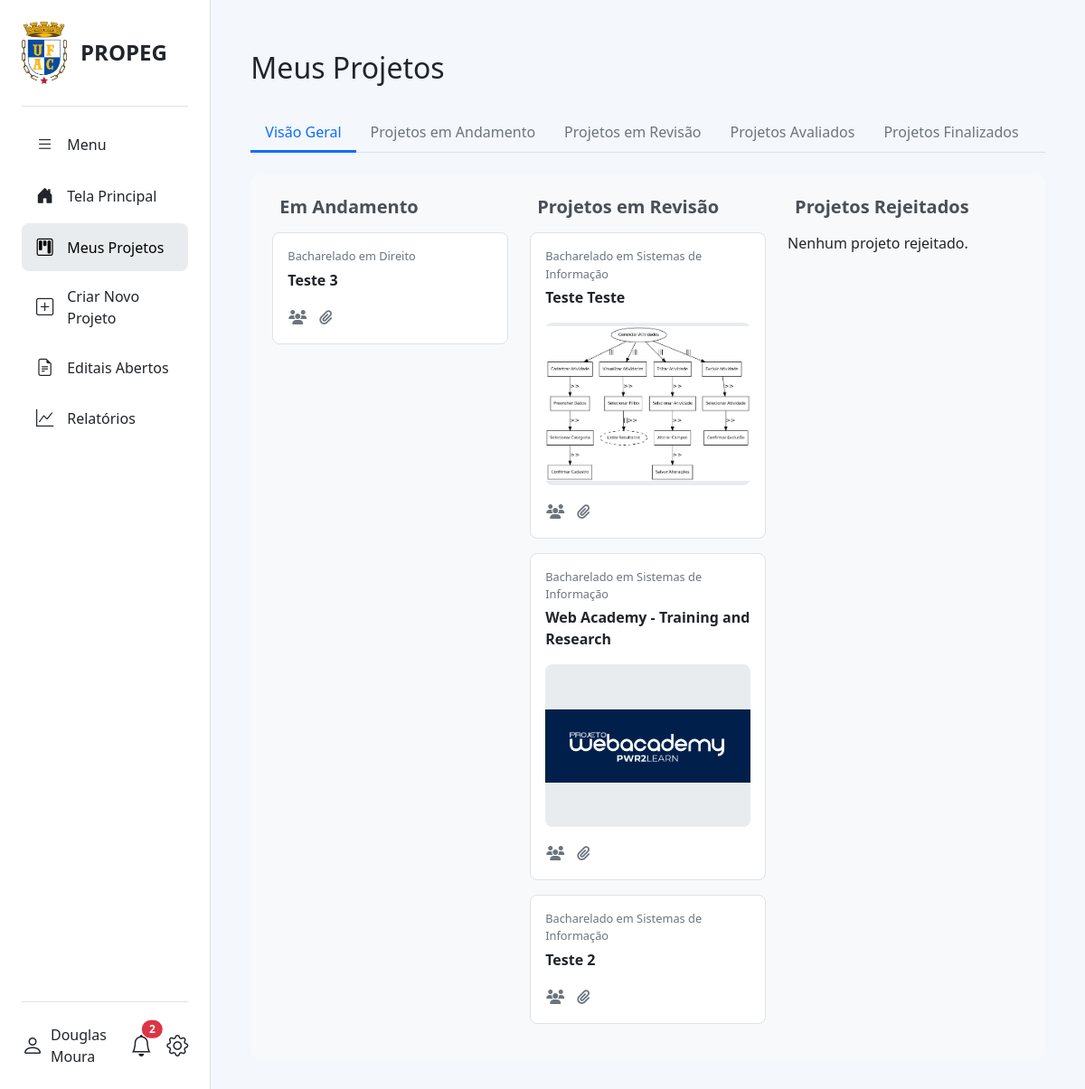
The app's page /projetos/projetos/meusprojetos/ (signed in) with its own data.
### projetos_institucionais/models.py (models this page shows, shortened)
class Usuario(AbstractUser):
    PERFIL_CHOICES = (
        ('coordenador', 'Coordenador'),
        ('aluno', 'Aluno'),
        ('gestor', 'Gestor'),
    )
    STATUS_CHOICES = (
        ('pendente', 'Pendente'),
        ('ativo', 'Ativo'),
        ('inativo', 'Inativo'),
    )
    status = models.CharField(
        max_length=20,
        choices=STATUS_CHOICES,
        default='pendente',
        verbose_name='Status',
    )
    USERNAME_FIELD = 'cpf'
    REQUIRED_FIELDS = ['username', 'first_name', 'last_name', 'email']
    cpf = models.CharField(max_length=14, unique=True, verbose_name="CPF")
    email = models.EmailField(unique=True)
    telefone = models.CharField(max_length=20, blank=True, null=True)
    perfil = models.CharField(max_length=20, choices=PERFIL_CHOICES)
    regime_trabalho = models.CharField(max_length=3, blank=True, null=True, verbose_name="Regime de Trabalho")
    is_active = models.BooleanField(default=False, verbose_name="Ativo", help_text="Marque esta opção para ativar a conta do usuário.")
    curso = models.ForeignKey(
        'CursoGraduacao',
        on_delete=models.SET_NULL,
        null=True,
        blank=True,
        verbose_name="Curso de Graduação",
    )
    endereco = models.OneToOneField(
        'Endereco',
        on_delete=models.SET_NULL,
        null=True,
        blank=True
    )
    titulacao = models.ForeignKey(
        'Titulacao',
        on_delete=models.SET_NULL,
        null=True,
        blank=True,
        verbose_name="Titulação"
    )
    centro_lotacao = models.ForeignKey(
        'CentroLotacao',
        on_delete=models.SET_NULL,
        null=True,
        blank=True,
        verbose_name="Centro de Lotação"
    )
    objects = UsuarioManager()

class Projeto(models.Model):
    STATUS_CHOICES = [
        ('rascunho', 'Rascunho'),
        ('submetido', 'Submetido'),
        ('aguardando_conselho', 'Aguardando aprovação do conselho'),
        ('aprovado', 'Aprovado'),
        ('reprovado', 'Reprovado'),
        ('em_andamento', 'Em andamento'),
        ('aguardando_encerramento', 'Aguardando Encerramento'),
        ('encerrado', 'Encerrado'),
    ]
    titulo = models.CharField(max_length=255, blank=True, null=True)
    descricao = models.TextField(verbose_name="Descrição", blank=True, null=True)
    resumo = models.TextField(blank=True, null=True)
    introducao = models.TextField(verbose_name="Introdução", blank=True, null=True)
    objetivos = models.TextField(blank=True, null=True)
    metodologia = models.TextField(blank=True, null=True)
    resultados = models.TextField(blank=True, null=True)
    referencias = models.TextField(blank=True, null=True)
    data_inicio = models.DateField(verbose_name="Data de Início", blank=True, null=True)
    data_fim = models.DateField(verbose_name="Data de Fim", blank=True, null=True)
    status = models.CharField(max_length=30, choices=STATUS_CHOICES, default='rascunho')
    valor_fomento = models.DecimalField(max_digits=10, decimal_places=2, null=True, blank=True)
    etica_obrigatoria = models.BooleanField(default=False, verbose_name="Envolve Aspectos Éticos?", blank=True, null=True)
    eh_docente = models.BooleanField(default=False, verbose_name="É docente?", blank=True, null=True)
    eh_pesquisador = models.BooleanField(default=False, verbose_name="É pesquisador?", blank=True, null=True)
    eh_pesquisador_visitante = models.BooleanField(default=False, verbose_name="É pesquisador visitante?", blank=True, null=True)
    coordenador = models.ForeignKey(
        settings.AUTH_USER_MODEL,
        on_delete=models.PROTECT,
        related_name='projetos_coordenados'
    )
    curso = models.ForeignKey(
        CursoGraduacao,
        on_delete=models.SET_NULL,
        null=True,
        blank=True,
        verbose_name="Curso de Graduação"
    )
    centro_lotacao = models.ForeignKey(
        CentroLotacao,
        on_delete=models.PROTECT,
        verbose_name="Centro de Lotação",
        null=True,
        blank=True,
    )
    agencia_financiadora = models.ForeignKey(
        AgenciaFinanciadora,
        on_delete=models.SET_NULL,
        null=True,
        blank=True,
        verbose_name="Agência Financiadora"
    )
    tipo_etica = models.ForeignKey(
        TipoEtico,
        on_delete=models.SET_NULL,
        null=True,
        blank=True,
        verbose_name="Tipo Ético"
    )
    ods = models.ManyToManyField(ODS, blank=True)
    grupos_pesquisa = models.ManyToManyField(
        GrupoPesquisa,
        blank=True,
        verbose_name="Grupos de Pesquisa"
    )
    alunos = models.ManyToManyField(
        settings.AUTH_USER_MODEL,
        through='EquipeProjeto',
        related_name='projetos_participados',
        blank=True
    )
    participa_pos_graduacao = models.BooleanField(default=False, blank=True, null=True, verbose_name="Participa de Programa de Pós-Graduação?")
    programa_pos = models.ForeignKey(
        'ProgramaPos',
        on_delete=models.SET_NULL,
        null=True,
        blank=True,
        verbose_name="Programa de Pós-Graduação"
    )
    palavras_chave = models.CharField(max_length=255, blank=True, null=True, help_text="Separe por vírgulas. Ex.: Tecnologia, Educação, Web")
    parcerias = models.TextField(blank=True, null=True)
    imagem_capa = models.ImageField(
        upload_to='projetos_capas/',
        null=True,
        blank=True,
        verbose_name="Imagem de Capa",
    )
    edital = models.ForeignKey(
        Edital,
        on_delete=models.SET_NULL,
        null=True,
        blank=True,
        related_name='projetos',
        verbose_name="Edital Vinculado"
    )
    class Meta:
        ordering = ['-data_inicio']
        verbose_name = "Projeto"
        verbose_name_plural = "Projetos"

class CursoGraduacao(models.Model):
    nome = models.CharField(max_length=255)
    centro_lotacao = models.ForeignKey(
        CentroLotacao,
        on_delete=models.PROTECT,
        verbose_name="Centro de Lotação"
    )
    def __str__(self):
        return self.nome
    class Meta:
        verbose_name= "Curso de Graduação"
        verbose_name_plural = "Cursos de Graduação"

### projetos_institucionais/views.py (the view, shortened to what this page needs)
# urls.py: path('projetos/meusprojetos/', views.projeto_dashboard, name='projeto_dashboard'),
@login_required
@coordenador_required
def projeto_dashboard(request):
    active_tab = request.GET.get('tab', 'visao_geral')
    contexto = {
        'active_tab': active_tab,
        'AnexoForm': AnexoForm(),
    }
    if active_tab == 'visao_geral':
        projetos_em_andamento = Projeto.objects.filter(status='em_andamento')
        projetos_em_revisao = Projeto.objects.filter(Q(status='submetido') | Q(status='aguardando_conselho'))
        projetos_rejeitados = Projeto.objects.filter(status='reprovado')
        contexto.update({
            'projetos_em_andamento': projetos_em_andamento,
            'projetos_em_revisao': projetos_em_revisao,
            'projetos_rejeitados': projetos_rejeitados,
        })
        todos_os_projetos = list(projetos_em_andamento) + list(projetos_em_revisao) + list(projetos_rejeitados)
        contexto['todos_os_projetos'] = todos_os_projetos
    return render(request, 'projetos_institucionais/meusprojetos.html', contexto)

### templates/projetos_institucionais/meusprojetos.html (shortened to what this page needs)
{% extends 'base2.html' %}
{% load static %}
{% load crispy_forms_tags %}
{% block content %}
<link rel="stylesheet" href="{% static 'css/meusprojetos.css' %}">
<div class="container-fluid mt-4">
    <div class="dashboard-header">
        <h2>Meus Projetos</h2>
    </div>
    <ul class="nav nav-tabs dashboard-tabs mb-4">
        <li class="nav-item">
            <a class="nav-link {% if active_tab == 'visao_geral' %}active{% endif %}" href="{% url 'projeto_dashboard' %}?tab=visao_geral">Visão Geral</a>
        </li>
        <li class="nav-item">
            <a class="nav-link {% if active_tab == 'em_andamento' %}active{% endif %}" href="{% url 'projeto_dashboard' %}?tab=em_andamento">Projetos em Andamento</a>
        </li>
        <li class="nav-item">
            <a class="nav-link {% if active_tab == 'em_revisao' %}active{% endif %}" href="{% url 'projeto_dashboard' %}?tab=em_revisao">Projetos em Revisão</a>
        </li>
        <li class="nav-item">
            <a class="nav-link {% if active_tab == 'avaliados' %}active{% endif %}" href="{% url 'projeto_dashboard' %}?tab=avaliados">Projetos Avaliados</a>
        </li>
        <li class="nav-item">
            <a class="nav-link {% if active_tab == 'finalizados' %}active{% endif %}" href="{% url 'projeto_dashboard' %}?tab=finalizados">Projetos Finalizados</a>
        </li>
    </ul>
    {% if active_tab == 'visao_geral' %}
    <div class="dashboard-container">
        <div class="coluna-projetos">
            <h5>Em Andamento</h5>
            {% for projeto in projetos_em_andamento %}
                {% include 'projetos_institucionais/partials/projeto_card.html' %}
            {% empty %}
                <p>Nenhum projeto em andamento.</p>
            {% endfor %}
        </div>
        <div class="coluna-projetos">
            <h5>Projetos em Revisão</h5>
            {% for projeto in projetos_em_revisao %}
                {% include 'projetos_institucionais/partials/projeto_card.html' %}
            {% empty %}
                <p>Nenhum projeto em revisão.</p>
            {% endfor %}
        </div>
        <div class="coluna-projetos">
            <h5>Projetos Rejeitados</h5>
            {% for projeto in projetos_rejeitados %}
                {% include 'projetos_institucionais/partials/projeto_card.html' %}
            {% empty %}
                <p>Nenhum projeto rejeitado.</p>
            {% endfor %}
        </div>
    </div>
    {% else %}
        {% include 'projetos_institucionais/partials/_projeto_table.html' %}
    {% endif %}
</div>
{% endblock %}

### templates/base2.html (shortened to what this page needs)
{% load static %}
<!DOCTYPE html>
<html lang="pt-BR">
<head>
    <link href="https://cdn.jsdelivr.net/npm/bootstrap@5.3.3/dist/css/bootstrap.min.css" rel="stylesheet">
    <link href="https://cdn.jsdelivr.net/npm/bootstrap-icons@1.11.3/font/bootstrap-icons.css" rel="stylesheet">
    <link href="https://cdnjs.cloudflare.com/ajax/libs/font-awesome/6.5.2/css/all.min.css" rel="stylesheet">
    <link href="{% static 'css/style.css' %}" rel="stylesheet">
</head>
<body>
    <div class="d-flex">
        <div id="sidebar" class="d-flex flex-column">
            <div class="sidebar-header">
                <img src="{% static 'imagens/logo_ufac.png' %}" alt="Logo UFAC" width="50">
                <span class="fs-4 fw-bold">PROPEG</span>
            </div>
            <ul class="nav flex-column my-3">
                <li class="nav-item">
                    <a href="#" class="nav-link text-dark" id="toggle-btn">
                        <i class="bi bi-list"></i>
                        <span>Menu</span>
                    </a>
                </li>
                {% with request.resolver_match.url_name as url_name %}
                <li class="nav-item">
                    <a href="{% url 'tela_principal' %}"
                        class="nav-link {% if url_name == 'tela_principal' %}active{% else %}text-dark{% endif %}">
                        <i class="bi bi-house-door-fill"></i>
                        <span>Tela Principal</span>
                    </a>
                </li>
                {% if user.perfil == 'coordenador' %}
                <li class="nav-item">
                    <a href="{% url 'projeto_dashboard' %}"
                        class="nav-link {% if request.resolver_match.url_name == 'projeto_dashboard' %}active{% else %}text-dark{% endif %}">
                        <i class="bi bi-kanban"></i>
                        <span>Meus Projetos</span>
                    </a>
                </li>
                <li class="nav-item">
                    <a href="{% url 'projeto_criar' %}"
                        class="nav-link {% if request.resolver_match.url_name == 'projeto_criar' %}active{% else %}text-dark{% endif %}">
                        <i class="bi bi-plus-square"></i>
                        <span>Criar Novo Projeto</span>
                    </a>
                </li>
                <li class="nav-item">
                    <a href="{% url 'listar_editais_abertos' %}" class="nav-link {% if request.resolver_match.url_name == 'listar_editais_abertos' %}active{% else %}text-dark{% endif %}">
                        <i class="bi bi-file-earmark-text"></i>
                        <span>Editais Abertos</span>
                    </a>
                </li>
                <li class="nav-item">
                    <a href="{% url 'relatorio_lista_projetos' %}" class="nav-link {% if request.resolver_match.url_name == 'relatorios' %}active{% else %}text-dark{% endif %}">
                        <i class="bi bi-graph-up"></i>
                        <span>Relatórios</span>
                    </a>
                </li>
                {% endif %}
                {% endwith %}
            </ul>
            <div class="sidebar-footer mt-auto">
                {% if user.is_authenticated %}
                <a href="{% url 'perfil' %}" class="d-flex align-items-center text-dark text-decoration-none">
                    <i class="bi bi-person fs-4"></i>
                    <span class="ms-2">
                        {% if user.get_full_name %}
                        {{ user.get_full_name }}
                        {% elif user.first_name %}
                        {{ user.first_name }}
                        {% else %}
                        {{ user.cpf }}
                        {% endif %}
                    </span>
                </a>
                {% endif %}
                <div class="d-flex align-items-center">
                    <a href="{% url 'lista_notificacoes' %}" class="text-dark position-relative me-3">
                        <i class="bi bi-bell fs-4"></i>
                        {% if unread_notifications_count > 0 %}
                        <span class="position-absolute top-0 start-100 translate-middle badge rounded-pill bg-danger">
                            {{ unread_notifications_count }}
                        </span>
                        {% endif %}
                    </a>
                    {% if user.is_authenticated %}
                    <div class="dropdown dropup">
                        <a href="#" class="text-dark text-decoration-none" data-bs-toggle="dropdown"
                            aria-expanded="false">
                            <i class="bi bi-gear fs-4"></i>
                        </a>
                    </div>
                    {% endif %}
                </div>
            </div>
        </div>
        <main id="main-content">
            {% block content %}
            {% endblock %}
        </main>
    </div>
</body>
</html>

### templates/projetos_institucionais/partials/projeto_card.html (shortened to what this page needs)
<div class="card-projeto" data-bs-toggle="modal" data-bs-target="#detalheProjetoModal-{{ projeto.pk }}">
    <p class="categoria">{{ projeto.curso.nome|default:"Geral" }}</p>
    <p class="titulo-projeto">{{ projeto.titulo }}</p>
    {% if projeto.imagem_capa %}
    <div class="imagem-projeto-container" style="background-image: url('{{ projeto.imagem_capa.url }}');">
    </div>
    {% endif %}
    <div class="card-footer-projeto">
        <div class="icones-info">
            <button type="button" class="btn btn-link text-secondary p-0" data-bs-toggle="modal" data-bs-target="#equipeModal-{{ projeto.pk }}" title="Ver Equipe" onclick="event.stopPropagation();">
                <i class="fas fa-users"></i>
            </button>
            <a href="{% url 'projeto_anexos' projeto.pk %}" class="btn btn-link text-secondary p-0" title="Gerenciar Anexos" onclick="event.stopPropagation();">
                <i class="fas fa-paperclip"></i>
            </a>
        </div>
    </div>
</div>

### records on screen
Usuario: get_full_name "Douglas Moura"
Projeto: curso.nome "Bacharelado em Direito", titulo "Teste 3"
Projeto: curso.nome "Bacharelado em Sistemas de Informação", titulo "Teste Teste", imagem_capa (picture)
Projeto: curso.nome "Bacharelado em Sistemas de Informação", titulo "Web Academy - Training and Research", imagem_capa (picture)
Projeto: curso.nome "Bacharelado em Sistemas de Informação", titulo "Teste 2"

### other values on screen
{{ unread_notifications_count }} "2"
